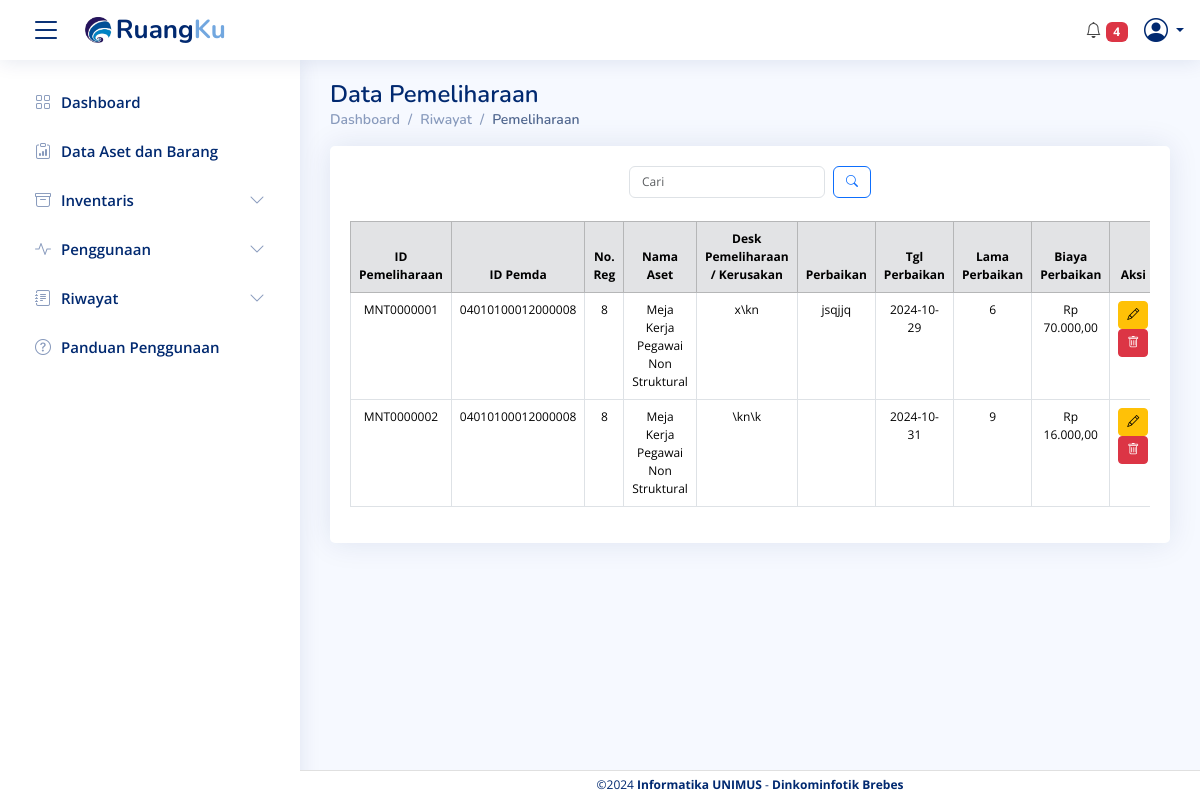
Page /Data_pemeliharaan.php on the committed database.
### tables this page shows
CREATE TABLE `data_pemeliharaan` (
  `id_pemeliharaan` varchar(50) NOT NULL,
  `id_barang_pemda` varchar(50) DEFAULT NULL,
  `kode_barang` varchar(50) NOT NULL,
  `desk_pemeliharaan` text,
  `perbaikan` text,
  `tgl_perbaikan` date DEFAULT NULL,
  `lama_perbaikan` varchar(50) DEFAULT NULL,
  `biaya_perbaikan` decimal(15,2) DEFAULT NULL
);

CREATE TABLE `data_barang` (
  `id_barang_pemda` varchar(50) NOT NULL,
  `kode_barang` varchar(50) NOT NULL,
  `nama_barang` varchar(100) NOT NULL,
  `no_regristrasi` varchar(50) DEFAULT NULL,
  `kode_pemilik` varchar(50) DEFAULT NULL,
  `id_ruang_asal` varchar(100) DEFAULT NULL,
  `nama_ruang_asal` varchar(100) DEFAULT NULL,
  `bidang_ruang_asal` varchar(100) DEFAULT NULL,
  `tempat_ruang_asal` varchar(100) DEFAULT NULL,
  `id_ruang_sekarang` varchar(100) DEFAULT NULL,
  `bidang_ruang_sekarang` varchar(100) DEFAULT NULL,
  `tempat_ruang_sekarang` varchar(100) DEFAULT NULL,
  `tgl_pembelian` date DEFAULT NULL,
  `tgl_pembukuan` date DEFAULT NULL,
  `merk` varchar(100) DEFAULT NULL,
  `type` varchar(100) DEFAULT NULL,
  `kategori` varchar(100) DEFAULT NULL,
  `ukuran_CC` varchar(50) DEFAULT NULL,
  `no_pabrik` varchar(50) DEFAULT NULL,
  `no_rangka` varchar(50) DEFAULT NULL,
  `no_bpkb` varchar(50) DEFAULT NULL,
  `bahan` varchar(100) DEFAULT NULL,
  `no_mesin` varchar(50) DEFAULT NULL,
  `no_polisi` varchar(50) DEFAULT NULL,
  `masa_stnk` date DEFAULT NULL,
  `masa_no_polisi` date DEFAULT NULL,
  `status_stnk` varchar(20) DEFAULT NULL,
  `status_no_polisi` varchar(20) DEFAULT NULL,
  `tgl_bayar_stnk` date DEFAULT NULL,
  `tgl_bayar_no_polisi` date DEFAULT NULL,
  `pengguna` varchar(1000) DEFAULT NULL,
  `kondisi_barang` varchar(50) DEFAULT NULL,
  `masa_manfaat` varchar(50) DEFAULT NULL,
  `harga_awal` decimal(15,2) DEFAULT NULL,
  `harga_total` decimal(15,2) DEFAULT NULL,
  `keterangan` text,
  `foto_barang` varchar(255) DEFAULT NULL,
  `nama_ruang_sekarang` varchar(100) DEFAULT NULL
);

### Data_pemeliharaan.php (the view, shortened to what this page needs)
<?php include("component/header.php"); ?>
<?php include("koneksi/koneksi.php");
$limit = isset($_GET['limit']) ? max(1, (int)$_GET['limit']) : 10;
$page = isset($_GET['page']) ? max(1, (int)$_GET['page']) : 1;
$start = ($page - 1) * $limit;
$search_query = "";
$search_params = [];
$param_types = "";
$sql = "SELECT dp.*, db.no_regristrasi, db.nama_barang, db.harga_awal, db.harga_total
        FROM data_pemeliharaan dp
        JOIN data_barang db ON dp.id_barang_pemda = db.id_barang_pemda
        $search_query
        LIMIT ?, ?";
$search_params[] = $start;
$search_params[] = $limit;
$param_types .= "ii";
$stmt = mysqli_prepare($conn, $sql);
if ($param_types) {
    mysqli_stmt_bind_param($stmt, $param_types, ...$search_params);
}
mysqli_stmt_execute($stmt);
$result = mysqli_stmt_get_result($stmt);
?>
<main id="main" class="main">
  <div class="pagetitle">
    <h1>Data Pemeliharaan</h1>
    <nav>
      <ol class="breadcrumb">
        <li class="breadcrumb-item"><a href="home.php">Dashboard</a></li>
        <li class="breadcrumb-item">Riwayat</li>
        <li class="breadcrumb-item active">Pemeliharaan</li>
      </ol>
    </nav>
  </div>
  <div class="card">
    <div class="card-body" style="padding-top: 20px;">
      <div class="d-flex justify-content-between align-items-center mb-2">
        <div class="flex-grow-1 d-flex justify-content-center">
          <div class="search-bar position-relative">
            <form class="search-form d-flex align-items-center" method="GET" action="">
              <input type="text" id="search-input" name="query" placeholder="Cari" class="form-control pe-5" value="<?= isset($_GET['query']) ? htmlspecialchars($_GET['query']) : ''; ?>" oninput="toggleClearButton()">
              <button type="submit" title="Cari" class="btn btn-outline-primary ms-2">
                <i class="bi bi-search"></i>
              </button>
            </form>
          </div>
        </div>
      </div>
      <div class="table-responsive" style="padding-top: 15px;">
        <table class="table table-bordered" style="font-size: 14px;">
          <thead class="table-secondary text-center">
            <tr>
              <th scope="col">ID Pemeliharaan</th>
              <th scope="col">ID Pemda</th>
              <th scope="col">No. Reg</th>
              <th scope="col">Nama Aset</th>
              <th scope="col">Desk Pemeliharaan / Kerusakan</th>
              <th scope="col">Perbaikan</th>
              <th scope="col">Tgl Perbaikan</th>
              <th scope="col">Lama Perbaikan</th>
              <th scope="col">Biaya Perbaikan</th>
              <th scope="col">Aksi</th>
            </tr>
          </thead>
          <tbody>
            <?php
            if (mysqli_num_rows($result) > 0) {
              while ($row = mysqli_fetch_assoc($result)) {
                echo "<tr class='text-center'>
                        <td>{$row['id_pemeliharaan']}</td>
                        <td>{$row['id_barang_pemda']}</td>
                        <td>{$row['no_regristrasi']}</td>
                        <td>{$row['nama_barang']}</td>
                        <td>{$row['desk_pemeliharaan']}</td>
                        <td>{$row['perbaikan']}</td>
                        <td>{$row['tgl_perbaikan']}</td>
                        <td>{$row['lama_perbaikan']}</td>
                        <td>Rp " . number_format($row['biaya_perbaikan'], 2, ',', '.') . "</td>
                        <td>
                          <a href='frm_edit_pemeliharaan.php?id_pemeliharaan={$row['id_pemeliharaan']}' class='btn btn-warning btn-sm' data-bs-toggle='tooltip' title='Edit'>
                            <i class='bi bi-pencil'></i>
                          </a>
                          <button class='btn btn-danger btn-sm btn-hapus' data-id_pemeliharaan='{$row['id_pemeliharaan']}' title='Hapus'>
                            <i class='bi bi-trash'></i>
                          </button>
                        </td>
                      </tr>";
              }
            } else {
              echo "<tr><td colspan='10' class='text-center'>Tidak ada data yang ditemukan</td></tr>";
            }
            ?>
          </tbody>
        </table>
      </div>
    </div>
  </div>
</main>
<?php include("component/footer.php"); ?>

### css/style.css (style rules this page uses)
:root { scroll-behavior: smooth; }
body { font-family: "Open Sans", sans-serif; background: #f6f9ff; color: #444444; }
a { color: #4154f1; text-decoration: none; }
h1, h2, h3, h4, h5, h6 { font-family: "Nunito", sans-serif; }
#main { margin-top: 60px; padding: 20px 30px; transition: all 0.3s; }
.pagetitle { margin-bottom: 10px; }
.pagetitle h1 { font-size: 24px; margin-bottom: 0; font-weight: 600; color: #012970; }
.card { margin-bottom: 30px; border: none; border-radius: 5px; box-shadow: 0px 0 30px rgba(1, 41, 112, 0.1); }
.card-body { padding: 0 20px 20px 20px; }
.breadcrumb { font-size: 14px; font-family: "Nunito", sans-serif; color: #899bbd; font-weight: 600; }
.breadcrumb a { color: #899bbd; transition: 0.3s; }
.breadcrumb .breadcrumb-item::before { color: #899bbd; }
.breadcrumb .active { color: #51678f; font-weight: 600; }
@media (min-width: 1200px) { #main, #footer { margin-left: 300px; } }

### css/kita.css (style rules this page uses)
.card { margin-bottom: 30px; border: none; border-radius: 5px; box-shadow: 0px 0 30px rgba(1, 41, 112, 0.1); }

### component/header.php (style rules this page uses)
.card-body * { font-size: 12px !important; }

### rows in the picture
data_pemeliharaan: id_pemeliharaan "MNT0000001", id_barang_pemda "04010100012000008", id_barang_pemda.no_regristrasi "8", id_barang_pemda.nama_barang "Meja Kerja Pegawai Non Struktural", desk_pemeliharaan "x\\kn", perbaikan "jsqjjq", tgl_perbaikan "2024-10-29", lama_perbaikan "6", biaya_perbaikan "70.000,00"
data_pemeliharaan: id_pemeliharaan "MNT0000002", id_barang_pemda "04010100012000008", id_barang_pemda.no_regristrasi "8", id_barang_pemda.nama_barang "Meja Kerja Pegawai Non Struktural", desk_pemeliharaan "\\kn\\k", tgl_perbaikan "2024-10-31", lama_perbaikan "9", biaya_perbaikan "16.000,00"

### other values in the picture
$count_unpaid_tax + $count_unpaid_tax2 "4"
